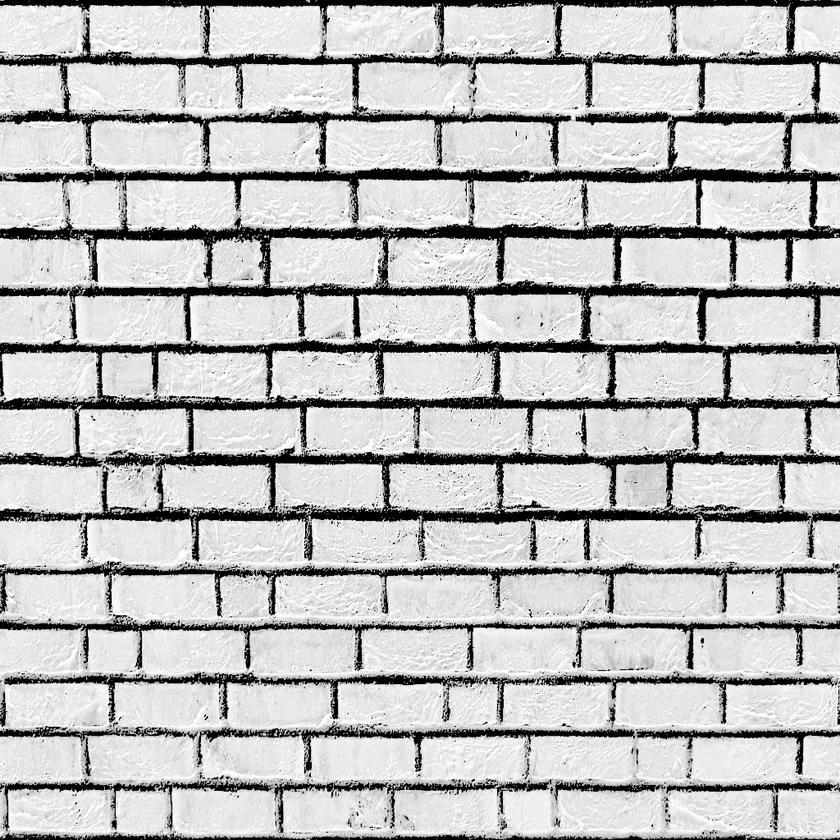
//> input picture Condensation/Code_texture (backup)/heightMap/brick.png, 840 x 840 px, shrunk from 1024 x 1024 before the run
$ ./normalMap   (built with g++ and OpenCV 4)
//> lines starting //> are read from the running program, lines starting //| are printed output that depends on the picture
//> further down, heightMap is the input picture: 840 rows x 840 cols, CV_8UC1; min 0, max 255, mean 189.3
#include <iostream>
#include <opencv2/opencv.hpp>
#include <glm/glm.hpp>
#include <glm/gtc/matrix_transform.hpp>
#include <glm/gtc/type_ptr.hpp>
#include <glm/gtx/rotate_vector.hpp>
#include <glm/gtx/vector_angle.hpp>

// dibagian bawah muncul garis putih

const int height = 1024;
const int width = 1024;

float z = -1;

int sobel_x[3][3] = {
    1, 0, -1,
    2, 0, -2,
    1, 0, -1
};

int sobel_y[3][3] = {
    -1, -2, -1,
    0,  0,  0,
    1,  2,  1
};


void checkCoordinate(int *x, int *y) {
    if (*x < 0) *x += 1;
    if (*y < 0) *y += 1;
    if (*x > width - 1) *x -= 1;
    if (*y > height - 1) *y -= 1;
}

void offsetAndClamp(int *value) {
    *value += 128;
    if (*value < 0) *value = 0;
    else if(*value > 255) *value = 255;
}

// camera ke z-

void calcGradient(cv::Mat heightMap, cv::Mat *grad_x, cv::Mat *grad_y) {
    for (int y = 0; y < height; y++) {
        for (int x = 0; x < width; x++) {
            int value_x = 0;
            int value_y = 0;
            for (int i = 0; i < 3; i++) {
                for (int j = 0; j < 3; j++) {
                    int y_i = y-1+i;
                    int x_i = x-1+j;
                    checkCoordinate(&x_i, &y_i);
                    value_x += sobel_x[i][j] * heightMap.at<unsigned char>(y_i,x_i);
                    value_y += sobel_y[i][j] * heightMap.at<unsigned char>(y_i, x_i);
                }
            }
            offsetAndClamp(&value_x);
            offsetAndClamp(&value_y);
            grad_x->at<unsigned char>(y,x) = value_x;
            grad_y->at<unsigned char>(y,x) = value_y;
        }
    }
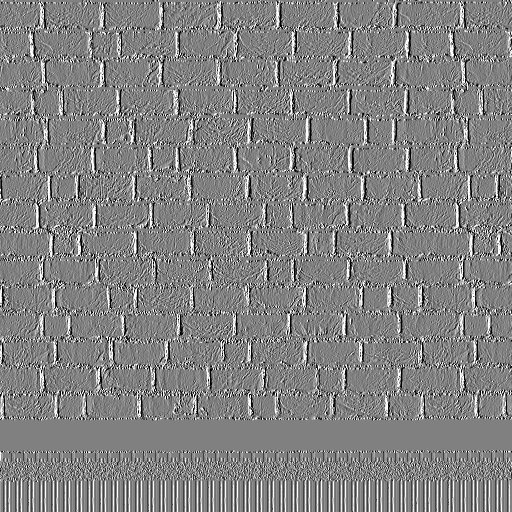
//> grad_x: 1024 rows x 1024 cols, CV_8UC1 (shown at 1/2 size); min 0, max 255, mean 129.5
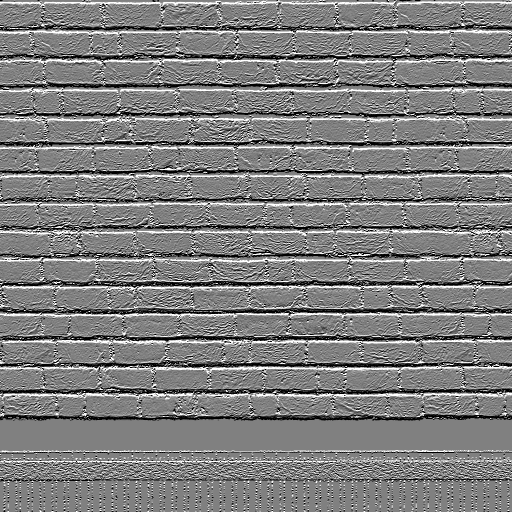
//> grad_y: 1024 rows x 1024 cols, CV_8UC1 (shown at 1/2 size); min 0, max 255, mean 126.2
}

void generateNormalMap(cv::Mat *normalMap, cv::Mat grad_x, cv::Mat grad_y) {
    for (int y = 0; y < height; y++) {
    int i = 0;
    int j = 0;
        for (int x = 0; x < width * 3 ; x +=3) {
            normalMap->at<unsigned char>(y,x) = 255;
            // std::cout << x << std::endl;
            normalMap->at<unsigned char>(y,x+1) = grad_y.at<unsigned char>(y, i++);
            normalMap->at<unsigned char>(y,x+2) = grad_x.at<unsigned char>(y, j++);
        }
    }
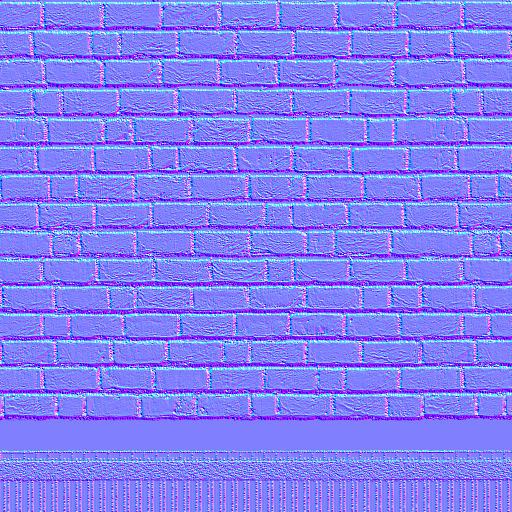
//> normalMap: 1024 rows x 1024 cols, CV_8UC3 (shown at 1/2 size); mean B, G, R 255, 126.2, 129.5
}

int main() {
    cv::Mat heightMap = cv::imread("brick.png", cv::IMREAD_GRAYSCALE);
    cv::Mat normalMap = cv::Mat::zeros(width, height, CV_8UC3);
    cv::Mat grad_x = cv::Mat::zeros(width, height, CV_8UC1);
    cv::Mat grad_y = cv::Mat::zeros(width, height, CV_8UC1);

    calcGradient(heightMap, &grad_x, &grad_y);

    generateNormalMap(&normalMap, grad_x, grad_y);

    // cv::imwrite("grad_x.jpeg", grad_x);
    // cv::imwrite("grad_y.jpeg", grad_y);
    cv::imwrite("normal.png", normalMap);
    return 0;
}
